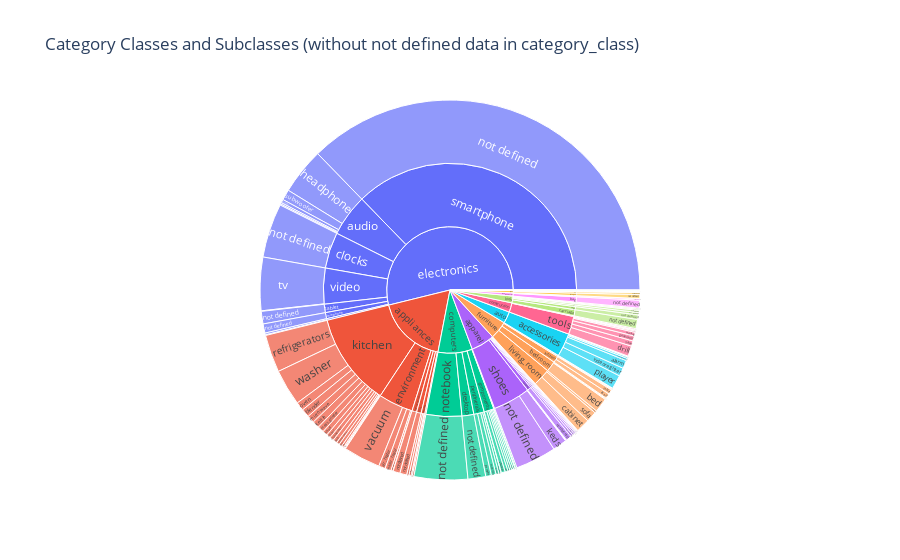

Notebook source saved alongside this figure:
### Code cell
# %%timeit

px.sunburst(sdf_agg_classes.toPandas(), path=["category_class", "category_sub_class", "category_sub_sub_class"], values="count", title="Category Classes and Subclasses (without not defined data in category_class)")

### Figure 1 — Plotly figure (JSON) as saved in the notebook; plotly's stock layout.template omitted (floating-point values rounded to 4 significant figures; data arrays with more than 128 entries replaced by an {"elided": "..."} marker saying what was removed)
{"data": [{"branchvalues": "total", "domain": {"x": [0.0, 1.0], "y": [0.0, 1.0]}, "hovertemplate": "labels=%{label}<br>count=%{value}<br>parent=%{parent}<br>id=%{id}<extra></extra>", "ids": {"elided": "196 str values"}, "labels": {"elided": "196 str values"}, "name": "", "parents": {"elided": "196 str values"}, "type": "sunburst", "values": {"elided": "196 int values"}}], "layout": {"legend": {"tracegroupgap": 0}, "title": {"text": "Category Classes and Subclasses (without not defined data in category_class)"}}}
